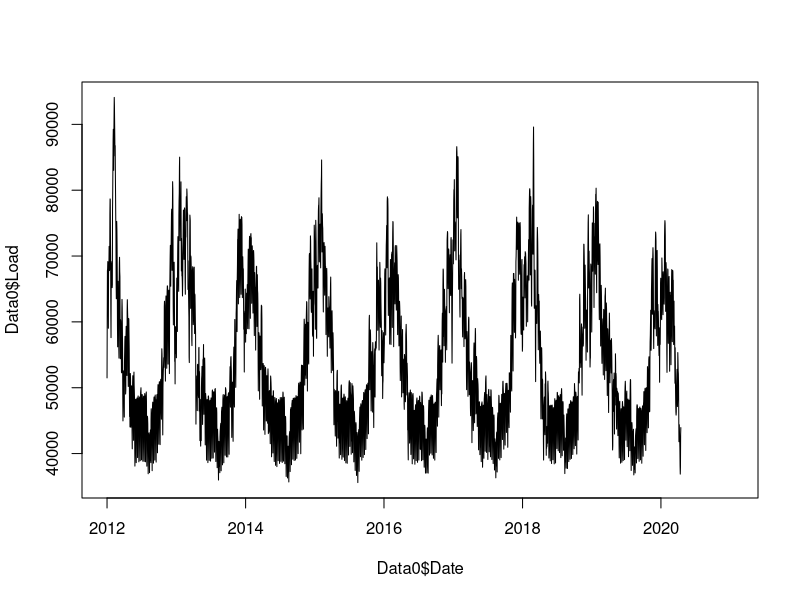
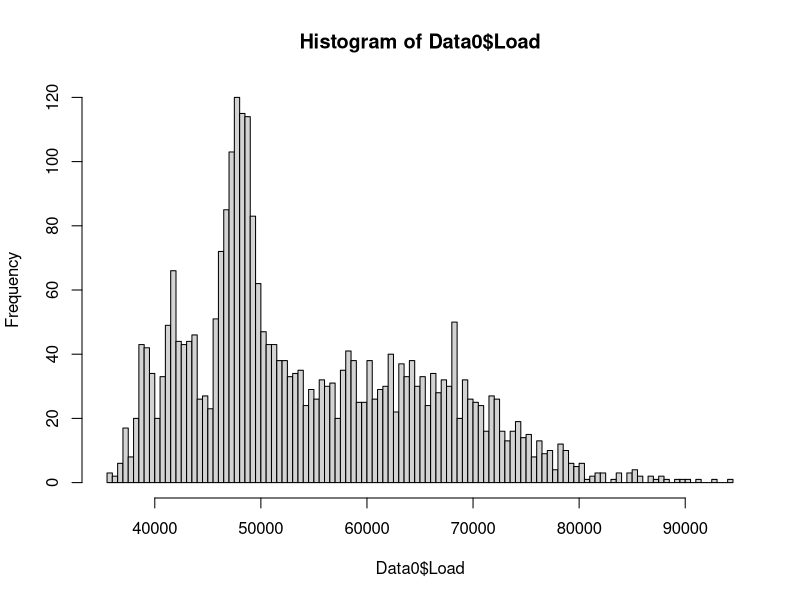
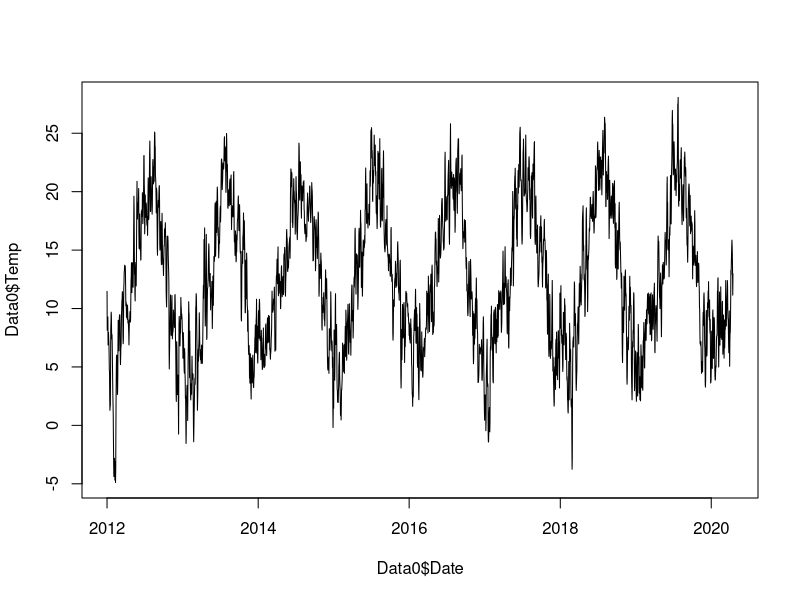
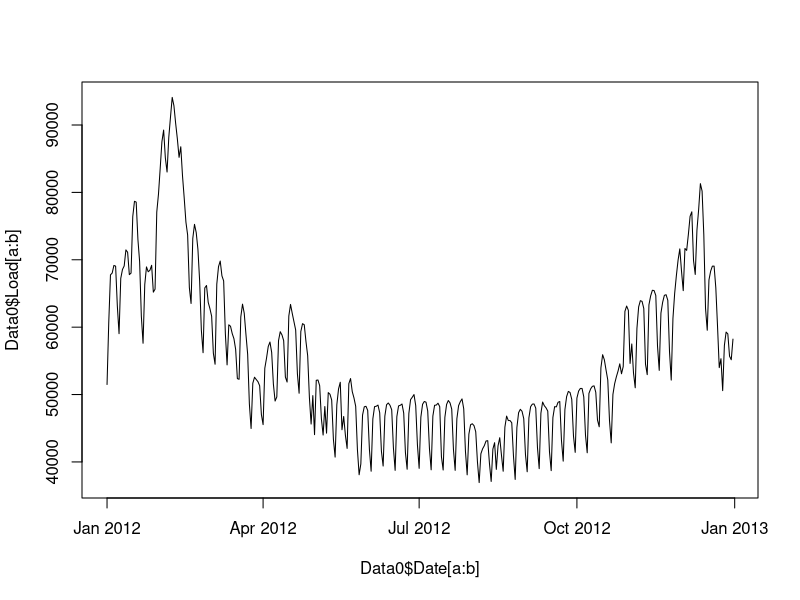
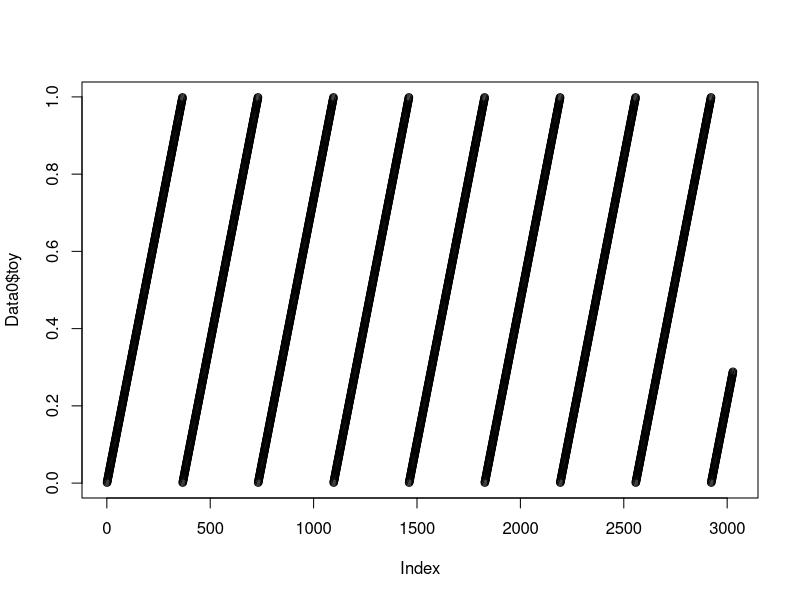
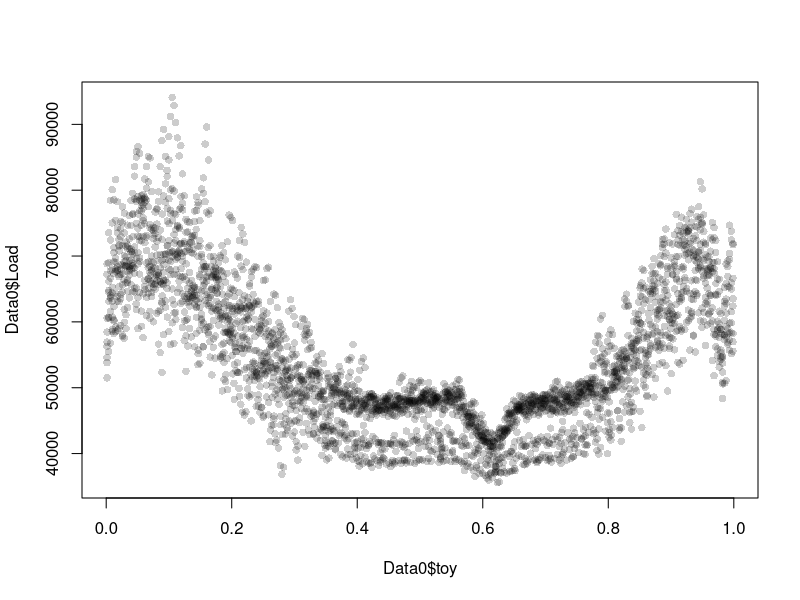
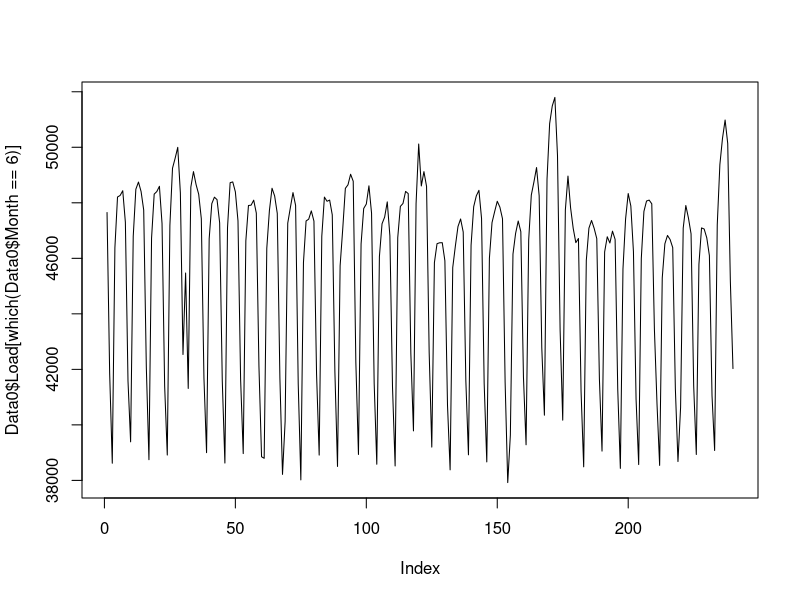
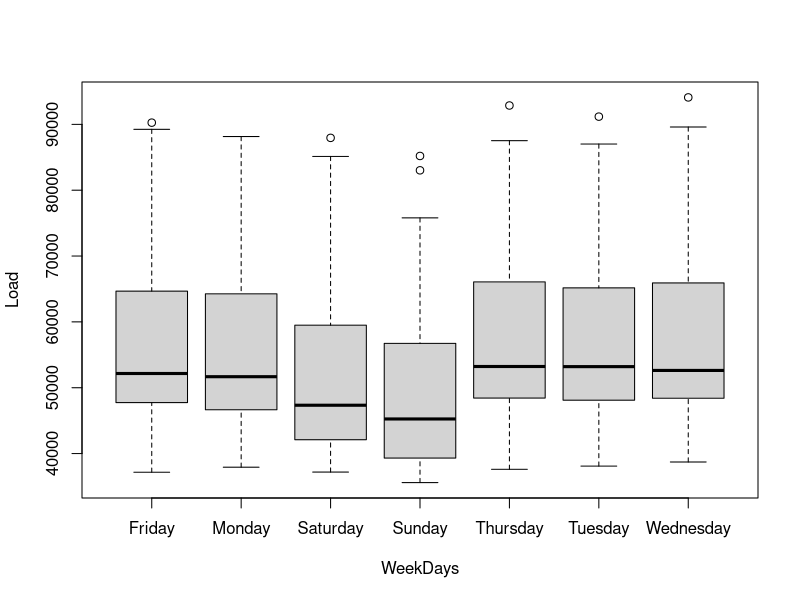

Reproduce these figures in R, in order.
setwd("~/University/M1/S2/modé_pred")

rm(list=objects())
library(tidyverse)
library(lubridate)
library(forecast)


Data0 <- read_delim("Data/train.csv", delim=",")
Data1<- read_delim("Data/test.csv", delim=",")

summary(Data0)



range(Data0$Date)
range(Data1$Date)

names(Data0)


############################################trend
plot(Data0$Date, Data0$Load, type='l', xlim=range(Data0$Date, Data1$Date))

hist(Data0$Load, breaks=100)

plot(Data0$Date, Data0$Temp, type='l')
############################################yearly cycle
a <- 1
b <- a+365
plot(Data0$Date[a:b], Data0$Load[a:b], type='l')

plot(Data0$toy)

col.tr <- adjustcolor(col='black', alpha=0.2)
plot(Data0$toy, Data0$Load, pch=16,  col=col.tr)


############################################Weekly cycle
plot(Data0$Load[which(Data0$Month==6)], type='l')

boxplot(Load~WeekDays, data=Data0)

par(mfrow=c(1,1))
Acf(Data0$Load, lag.max=7*3, type = c("correlation"))
Acf(Data0$Load, lag.max=7*3, type = c("partial"))


par(mfrow=c(1,2))
Acf(Data0$Load, lag.max=7*60, type = c("correlation"))
Acf(Data0$Load, lag.max=7*60, type = c("partial"))

Acf(Data0$Load[which(Data0$Month==6)],  type = c("partial"))

Acf(Data0$Load[which(Data0$Month==2)],  type = c("partial"))


############################################Meteo effect/covariates
par(mar = c(5,5,2,5))
par(mfrow=c(1,1))
plot(Data0$Date, Data0$Load, type='l')
par(new=T)
plot(Data0$Date, Data0$Temp, type='l', col='red', axes=F,xlab='',ylab='')
plot(Data0$Temp%>%tail(1000), type='l', col='red', axes=F,xlab='',ylab='')
axis(side = 4,col='red', col.axis='red')
mtext(side = 4, line = 3, 'Temperature', col='red')
legend("top",c("Load","Temperature"),col=c("black","red"),lty=1,ncol=1,bty="n")


col.tr <- adjustcolor(col='black', alpha=0.25)
plot(Data0$Temp, Data0$Load, pch=3,  col=col.tr)


plot(Data0$Date%>%head(,n=7*3), Data0$Temp%>%head(,n=7*3), type='l')
lines(Data0$Date%>%head(,n=7*3), Data0$Temp_s95%>%head(,n=7*3), col='blue')
lines(Data0$Date%>%head(,n=7*3), Data0$Temp_s99%>%head(,n=7*3), col='red')

plot(Data0$Date%>%head(,n=7*5), Data0$Temp_s99%>%head(,n=7*5), type='l')
lines(Data0$Date%>%head(,n=7*5), Data0$Temp_s99_min%>%head(,n=7*5), col='blue')
lines(Data0$Date%>%head(,n=7*5), Data0$Temp_s99_max%>%head(,n=7*5), col='red')

par(mfrow=c(1,1))
col.tr1 <- adjustcolor(col='black', alpha=0.25)
col.tr2 <- adjustcolor(col='red', alpha=0.25)
plot(Data0$Temp, Data0$Load, pch=3,  col=col.tr1)
points(Data0$Temp_s99, Data0$Load, pch=3, col=col.tr2)



############################################Lag
names(Data0)

plot(Data0$Load.7, Data0$Load, pch=3)

plot(Data0$Load.1, Data0$Load, pch=3)

cor(Data0$Load.1, Data0$Load)
cor(Data0$Load.7, Data0$Load)


############################################Holidays
boxplot(Load~Christmas_break, data=Data0[which(Data0$DLS==1),])
boxplot(Load~Summer_break, data=Data0[which(Data0$DLS==2),])
boxplot(Load~BH, data=Data0)

############################################DLS
boxplot(Load~DLS, data=Data0)

#########################################train/Test

par(mfrow=c(1,2))
hist(Data0$Temp)
hist(Data1$Temp)

range(Data0$Temp)
range(Data1$Temp)

par(mfrow=c(1,1))
hist(Data0$Temp, xlim=range(Data0$Temp, Data1$Temp), col='lightblue', breaks=50)
par(new=T)
hist(Data1$Temp, xlim=range(Data0$Temp, Data1$Temp), col=adjustcolor('red', alpha.f=0.5), , breaks=50)



par(mfrow=c(1,2))
plot(tail(Data0$Date, 365), tail(Data0$GovernmentResponseIndex, 365), type='l', ylim=c(0,80))
plot(Data1$Date, Data1$GovernmentResponseIndex, type='l', ylim=c(0,80))

par(mfrow=c(1,1))
plot(Data0$GovernmentResponseIndex, Data0$Load)







